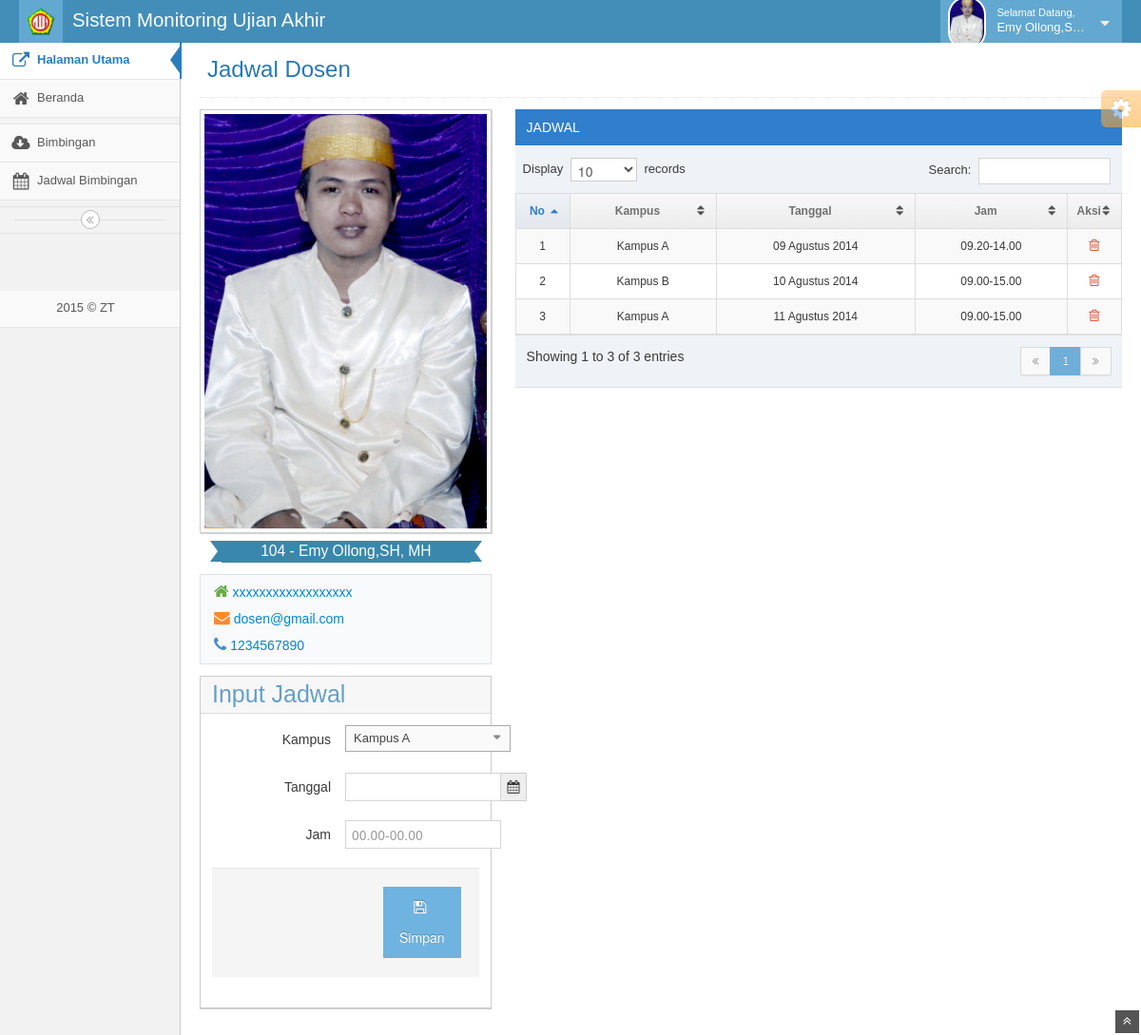
The page /media.php?page=jadwal (signed in) on the database its author committed.
### tables this page shows
CREATE TABLE IF NOT EXISTS `dosen` (
  `id_dosen` int(9) NOT NULL AUTO_INCREMENT,
  `nip` varchar(50) NOT NULL,
  `nama_lengkap` varchar(100) NOT NULL,
  `username_login` varchar(100) NOT NULL,
  `password_login` varchar(100) NOT NULL,
  `alamat` text NOT NULL,
  `tempat_lahir` varchar(100) NOT NULL,
  `tgl_lahir` date NOT NULL,
  `no_telp` varchar(20) NOT NULL,
  `email` varchar(50) DEFAULT NULL,
  `foto` varchar(100) NOT NULL,
  PRIMARY KEY (`id_dosen`)
);

CREATE TABLE IF NOT EXISTS `jadwal` (
  `jId` int(5) NOT NULL AUTO_INCREMENT,
  `id_dosen` int(5) NOT NULL,
  `kId` int(5) NOT NULL,
  `jTgl` date NOT NULL,
  `jJam` varchar(15) NOT NULL,
  PRIMARY KEY (`jId`)
);

CREATE TABLE IF NOT EXISTS `kampus` (
  `kId` int(5) NOT NULL AUTO_INCREMENT,
  `kNama` varchar(150) NOT NULL,
  PRIMARY KEY (`kId`)
);

### config/fungsi_indotgl.php (called while the page is built, shortened)
<?php
function getTglIndo($tgl){
	$tanggal = substr($tgl,8,2);
	$bulan = getBulan(substr($tgl,5,2));
	$tahun = substr($tgl,0,4);
	return $tanggal.' '.$bulan.' '.$tahun;
}
function getBulan($bln){
	switch ($bln){
		case 8: return "Agustus";break;
	}
}
?>

### mod/dosen/jadwal.php (the view, shortened to what this page needs)
<div class="page-header">
	<h1>Jadwal Dosen</h1>
</div>
<div class="row-fluid ">
<div class="span12">
	<div class="span4">
		<?php
			$e = mysql_fetch_array(mysql_query("SELECT * FROM dosen WHERE id_dosen='$_SESSION[uId]'"));
			$did = $e[id_dosen];
			$npage = "jadwal";
		?>
		<div id="user-profile-1" class="user-profile row-fluid">
			<div class="span12 center">
				<div>
					<span class="profile-picture">
						<?php
							if ($e[foto]=="")	{
								echo "<img alt='$e[nama_lengkap]' src='images/photo.jpg'>";
							}else{
								echo "<img alt='$e[nama_lengkap]' src='foto_dosen/$e[foto]'>";
							}
						?>
					</span>
					<div class="space-4"></div>
					<div class="width-80 label label-info label-large arrowed-in arrowed-in-right">
						<div class="inline position-relative">
							<a href="#" class="user-title-label dropdown-toggle" data-toggle="dropdown">
								<span class="white middle bigger-120"><?php echo $e[nip]." - ".$e[nama_lengkap];?></span>
							</a>
						</div>
					</div>
				</div>
				<div class="space-6"></div>
				<div class="profile-contact-info">
					<div class="profile-contact-links align-left">
						<a class="btn btn-link" href="#"><i class="icon-home bigger-120 green"></i><?php echo $e[alamat];?></a><br>
						<a class="btn btn-link" href="#"><i class="icon-envelope bigger-120 orange"></i><?php echo $e[email];?></a><br>
						<a class="btn btn-link" href="#"><i class="icon-phone bigger-120 blue"></i><?php echo $e[no_telp];?></a><br>
					</div>
				</div>
				<div class="space-6"></div>
					<div class="widget-box align-left">
					<div class="widget-header widget-header-flat"><h2 class="smaller">Input Jadwal</h2></div>
					<div class="widget-body">
					<div class="widget-main">
						<form method="POST" enctype="multipart/form-data" class="form-horizontal">
							<div class="control-group">
								<label class="control-label" for="kampus">Kampus</label>
								<div class="controls">
								</div>
							</div>
							<div class="control-group">
								<label class="control-label" for="tgl">Tanggal</label>
								<div class="controls">
									<div class="input-append">
										<input class="input-medium date-picker" id="tgl" name="tgl" type="text" data-date-format="yyyy-mm-dd" required />
										<span class="add-on"><i class="icon-calendar"></i></span>
									</div>
								</div>
							</div>
							<div class="control-group">
								<label class="control-label" for="jam">Jam</label>
								<div class="controls">
									<input class="input-medium" type="text" id="jam" name="jam" placeholder="00.00-00.00" required>
								</div>
							</div>
							<div class="form-actions">
								<button class="btn btn-info" type="submit" name="simpan">
									<i class="icon-save bigger-110"></i>Simpan
								</button>
							</div>
						</form>
					</div>
					</div>
					</div>
			</div>
		</div>
	</div>
	<div class="span8">
		<div class="span12">
			<div class="table-header">
			    JADWAL
			</div>
			<div class="row-fluid">
			<table id="myTable" class="table table-striped table-bordered table-hover">
			<thead>
			    <tr>
			    <th class="center" width="40px">No</th>
			    <th class="center">Kampus</th>
			    <th class="center">Tanggal</th>
			    <th class="center">Jam</th>
			    <th class="center" width="40px">Aksi</th>
			    </tr>
			</thead>
			<tbody>
			 <?php
			 	$qry = mysql_query("SELECT a.*,b.kNama FROM jadwal a
			 							  LEFT JOIN kampus b ON a.kId=b.kId
			 							  WHERE a.id_dosen='$did' ORDER BY a.jTgl ASC");
				while ($d = mysql_fetch_array($qry)){
			      ?>
			      <tr>
			      <?php
			      $no++;
			      $jtgl = getTglIndo($d[jTgl]);
			      echo "
			      <td class='center'>$no</td>
			      <td class='center'>$d[kNama]</td>
			      <td class='center'>$jtgl</td>
			      <td class='center'>$d[jJam]</td>
			      <td class='center'>
		            <a href='?page=$npage&jmode=del&jid=$d[jId]' onclick='return qh();' class='tooltip-error' data-rel='tooltip' data-original-title='Delete'>
                   <span class='red'><i class='icon-trash bigger-120'></i></span>
                   </a>
				   </td>";
			      ?>
			     </tr>
			   <?php
			   }
			   ?>
			</tbody>
			</table>
			</div>
		</div>
	</div>
</div>
</div>

### rows shown on the page
dosen: foto (picture), nip "104", nama_lengkap "Emy Ollong,SH, MH", alamat "xxxxxxxxxxxxxxxxxx", email "dosen@gmail.com", no_telp "1234567890"
jadwal: kId.kNama "Kampus A", jTgl "09 Agustus 2014", jJam "09.20-14.00"
jadwal: kId.kNama "Kampus B", jTgl "10 Agustus 2014", jJam "09.00-15.00"
jadwal: kId.kNama "Kampus A", jTgl "11 Agustus 2014", jJam "09.00-15.00"

### other values the page prints
$_CONFIG['appname'] "Sistem Monitoring Ujian Akhir"
$_SESSION['uNama'] "Emy Ollong,S…"
$_CONFIG['syscopyright'] "ZT"
